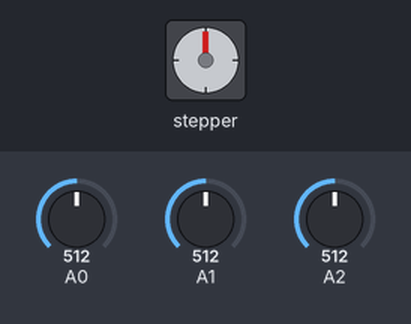
A sketch run on a simulated Arduino Uno, built with avr-gcc and run on an emulated ATmega328P. Shown: stepper motor. The inputs (shaded band) are chosen by the test bench; at power-on: A2 = 512, A0 = 512, A1 = 512. Stepper angles assume 2048 steps per turn; what the sketch prints to the serial monitor is not drawn.

Above: at 7.0 s.
7.1 s: A2 set to 485
At 9.3 s:
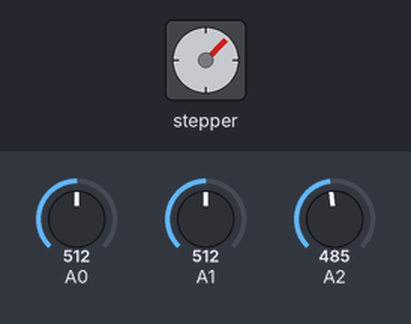
9.6 s: A0 set to 492
11.1 s: A0 set to 477
At 13.7 s:
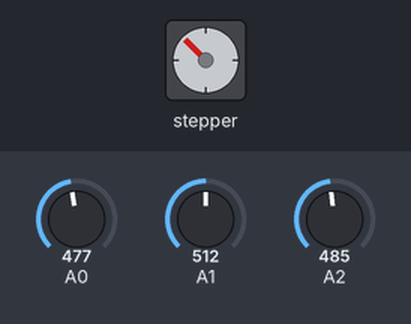
14.1 s: A1 set to 488
15.6 s: A1 set to 469
At 16.09 s:
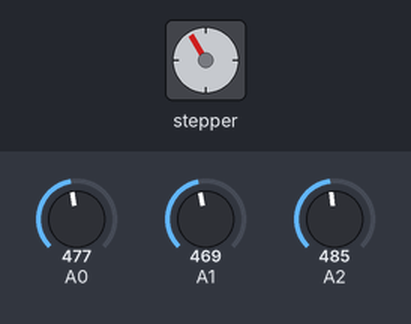
18.0 s: A1 set to 510
At 19.4 s:
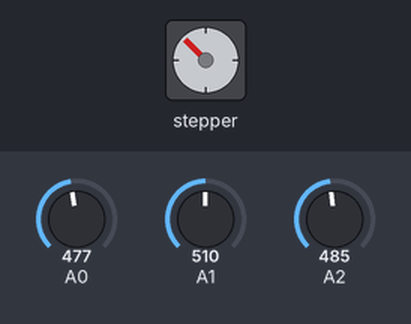
Timing chart, 0 to 21.0 s (numbered marks = the images above; inputs shaded):
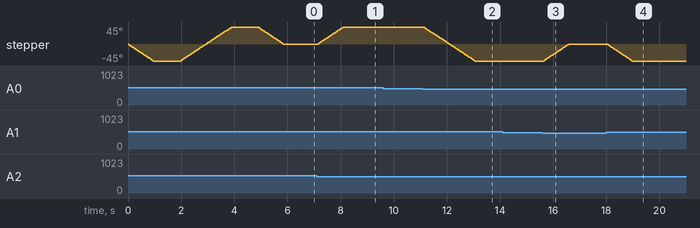

The sketch:

step_game.ino
```cpp
#include <Stepper.h>

#define TEST_DELAY 1000
#define DELTA 2000
#define KROKI 32
#define SET_POS (512/2)
#define TURN_LEFT -256
#define TURN_RIGHT 256

Stepper motor(KROKI,9,10,11,12);
int fotod[3];
int covered;
int pos;

void setup() {
  Serial.begin(9600);
  motor.setSpeed(500);
  //motor.step(SET_POS);

  motor.step(TURN_LEFT); // lewy
  delay(TEST_DELAY);

  motor.step(2*TURN_RIGHT); // prawy
  delay(TEST_DELAY);

  motor.step(TURN_LEFT);  // środek
}

void loop() {
  fotod[0] = analogRead(A0); // prawa fotodioda
  fotod[1] = analogRead(A1); // środkowa fotodioda
  fotod[2] = analogRead(A2); // lewa fotodioda

  Serial.println(fotod[0]);
  Serial.println(fotod[1]);
  Serial.println(fotod[2]);

  covered = find_index(fotod, pos);

  Serial.println(covered);
  Serial.println(' ');

  movement(&pos, covered);
}

int find_index(int fotod[], int pos){
  int i;
  int buf = fotod[0];
  int res = 0;
  for(i = 1; i < 3; i++){
    if(fotod[i] < buf){
      buf = fotod[i];
      res = i;
    }
  }
  if(buf < 500) return res;
  else return pos+1;
}

void movement(int *pos, int covered){
  if(*pos == -1){
    switch(covered){
      case 1:
        motor.step(TURN_RIGHT);
        *pos = 0;
        break;
      case 2:
        motor.step(2*TURN_RIGHT);
        *pos = 1;
        break;
      default:
        break;
    }
  }
  else if(*pos == 0){
      switch(covered){
      case 0:
        motor.step(TURN_LEFT);
        *pos = -1;
        break;
      case 2:
        motor.step(TURN_RIGHT);
        *pos = 1;
        break;
      default:
        break;
    }
  }
  else if(*pos == 1){
      switch(covered){
      case 0:
        motor.step(2*TURN_LEFT);
        *pos = -1;
        break;
      case 1:
        motor.step(TURN_LEFT);
        *pos = 0;
        break;
      default:
        break;
    }
  }
}
```

Measured:
- the behaviour switches between 500 and 499 on A2 (found by bisection; images 0 and 1)
- the behaviour switches between 486 and 485 on A0 (found by bisection; images 1 and 2)
- the behaviour switches between 477 and 476 on A1 (found by bisection; images 2 and 3)
- after the input at 7.1 s, stepper: turns 45° clockwise in 0.94 s, starting after 0.06 s
- after the input at 11.1 s, stepper: turns 90° counter-clockwise in 1.9 s, starting at once
- after the input at 15.6 s, stepper: turns 45° clockwise in 0.94 s, starting after 0.05 s
- after the input at 18.0 s, stepper: turns 45° counter-clockwise in 0.94 s, starting at once
